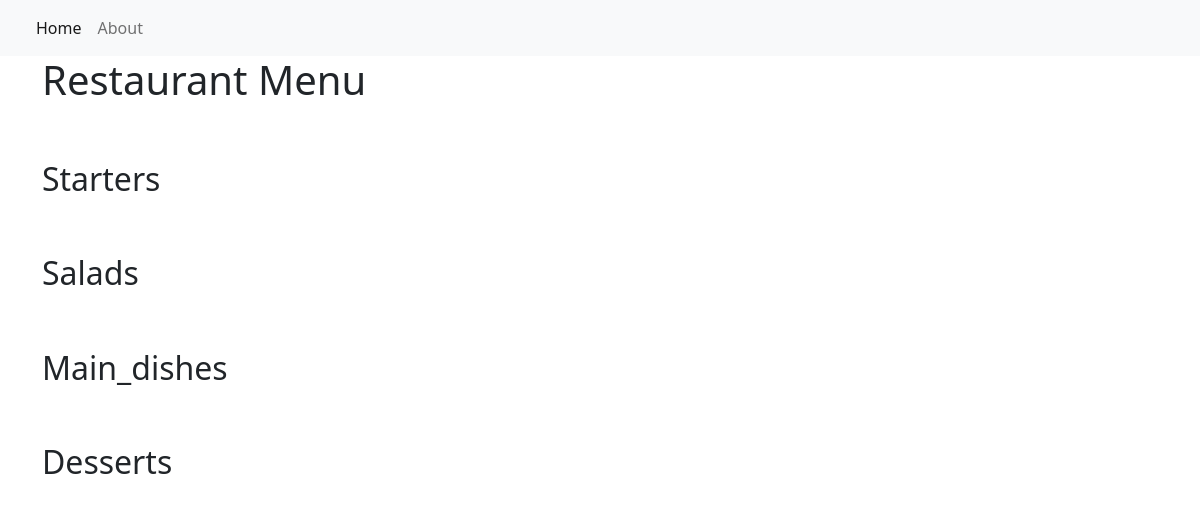
Before: / with the older database file.
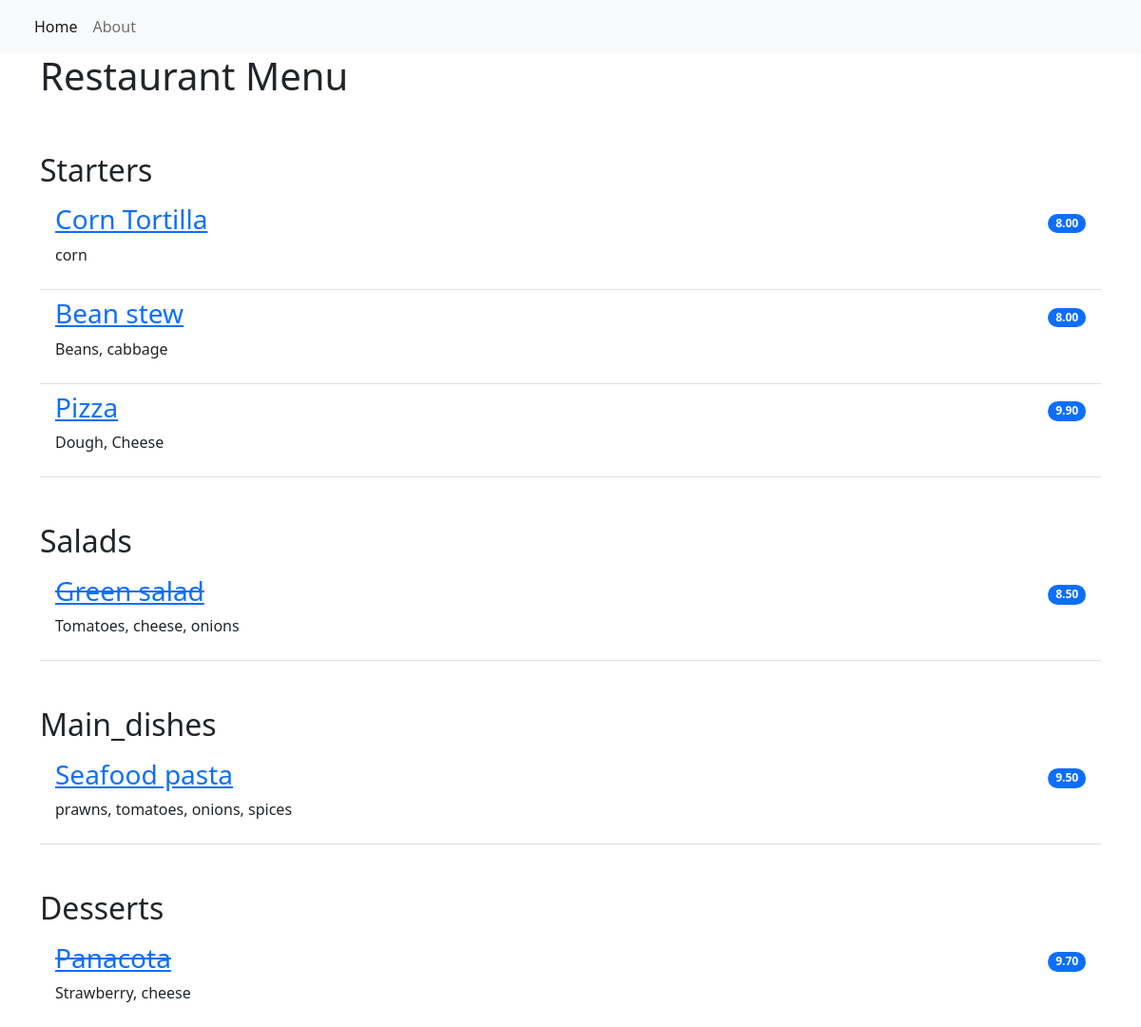
After: the same page with the newer database file.
### restaurant_menu/models.py (models this page shows, shortened)
class Item(models.Model):
    meal = models.CharField(max_length=1000, unique=True)
    description = models.CharField(max_length=2000)
    price = models.DecimalField(max_digits=10, decimal_places=2)
    meal_type = models.CharField(max_length=200, choices=MEAL_TYPE)
    author = models.ForeignKey(User, on_delete=models.PROTECT)
    status = models.IntegerField(choices=STATUS, default=1)
    date_created = models.DateTimeField(auto_now_add=True)
    date_updated = models.DateTimeField(auto_now=True)

### restaurant_menu/views.py (the view)
# urls.py: path('',views.MenuList.as_view(), name='home'),
class MenuList(generic.ListView):
    queryset = Item.objects.order_by("-date_created")
    template_name = "index.html"
    def get_context_data(self, **kwargs):
        context= super().get_context_data(**kwargs)
        context["meals"] = MEAL_TYPE
        return context

### templates/index.html
{% extends 'base.html' %}
{% block content %}
<div class="container">
  <h1>Restaurant Menu</h1>
    <ul class="list-group list-group-flush">
        {% for meal in meals %}
            <h2 class="pt-5">{{ meal.1 }}</h2>
                {% for row in item_list %}
                    {% if row.meal_type == meal.0 %}
                        {% if row.status == 0 %}
                        <li class="list-group-item d-flex justify-content-between align-items-center border-0 pb-0">
                            <a href="{% url 'menu_item' row.pk %}"><h3><del>{{ row.meal }}</del></h3></a>
                            <span class="badge bg-primary rounded-pill">{{ row.price }}</span>
                        </li>
                        <li class="list-group-item pt-0">
                            <p>{{ row.description }}</p>
                        </li>
                        {% else %}
                        <li class="list-group-item d-flex justify-content-between align-items-center border-0 pb-0">
                            <a href="{% url 'menu_item' row.pk %}"><h3>{{ row.meal }}</h3></a>
                            <span class="badge bg-primary rounded-pill">{{ row.price }}</span>
                        </li>
                        <li class="list-group-item pt-0">
                            <p>{{ row.description }}</p>
                        </li>
                        {% endif %}
                    {% endif %}
                {% endfor %}
        {% endfor %}
    </ul>
</div>
{% endblock content %}

### templates/base.html (shortened to what this page needs)
<!DOCTYPE html>
<html lang="en">
    <head>
        <link href="https://cdn.jsdelivr.net/npm/bootstrap@5.2.0-beta1/dist/css/bootstrap.min.css" rel="stylesheet">
    </head>
    <body>
        <nav class="navbar navbar-expand-lg bg-light">
            <div class="container-fluid">
                <div class="collapse navbar-collapse" id="navbarNav">
                    <ul class="navbar-nav">
                         <li class="nav-item">
                            <a class="nav-link active" aria-current="page" href="{% url 'home' %}">Home</a>
                        </li>
                        <li class="nav-item">
                            <a class="nav-link" aria-current="page" href="{% url 'home' %}">About</a>
                        </li>
                    </ul>
                </div>
            </div>
        </nav>
        {% block content %}
        {% endblock content %}
    </body>
</html>

Changed rows visible on the page:
added Item: meal "Corn Tortilla", price "8.00", description "corn", shown under "Starters"
added Item: meal "Bean stew", price "8.00", description "Beans, cabbage", shown under "Starters"
added Item: meal "Pizza", price "9.90", description "Dough, Cheese", shown under "Starters"
added Item: meal "Green salad", price "8.50", description "Tomatoes, cheese, onions", shown under "Salads"
added Item: meal "Seafood pasta", price "9.50", description "prawns, tomatoes, onions, spices", shown under "Main_dishes"
added Item: meal "Panacota", price "9.70", description "Strawberry, cheese", shown under "Desserts"
